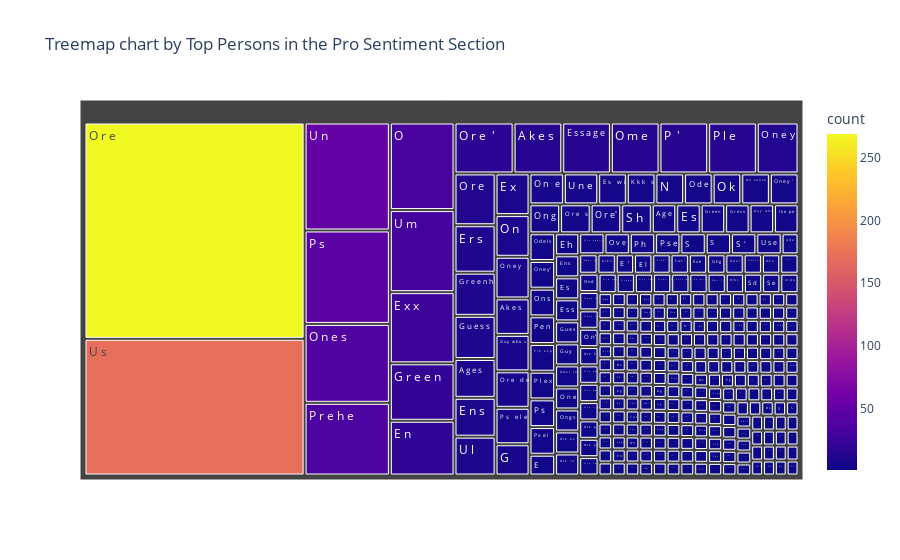

The notebook cell saved with this chart:
### Code cell
fig = px.treemap(df_pro, path=['person'],title='Treemap chart by Top Persons in the Pro Sentiment Section',
                 values='count', color= "count")
 
fig.show()

### Figure 1 — Plotly figure (JSON) as saved in the notebook; plotly's stock layout.template omitted (floating-point values rounded to 4 significant figures; data arrays with more than 128 entries replaced by an {"elided": "..."} marker saying what was removed)
{"data": [{"branchvalues": "total", "customdata": {"elided": "321x1 int values"}, "domain": {"x": [0, 1], "y": [0, 1]}, "hovertemplate": "labels=%{label}<br>count_sum=%{value}<br>parent=%{parent}<br>id=%{id}<br>count=%{color}<extra></extra>", "ids": {"elided": "321 str values"}, "labels": {"elided": "321 str values"}, "marker": {"coloraxis": "coloraxis", "colors": {"elided": "321 int values"}}, "name": "", "parents": {"elided": "321 str values"}, "type": "treemap", "values": {"elided": "321 int values"}}], "layout": {"coloraxis": {"colorbar": {"title": {"text": "count"}}, "colorscale": [[0, "#0d0887"], [0.1111, "#46039f"], [0.2222, "#7201a8"], [0.3333, "#9c179e"], [0.4444, "#bd3786"], [0.5556, "#d8576b"], [0.6667, "#ed7953"], [0.7778, "#fb9f3a"], [0.8889, "#fdca26"], [1, "#f0f921"]]}, "legend": {"tracegroupgap": 0}, "title": {"text": "Treemap chart by Top Persons in the Pro Sentiment Section"}}}
